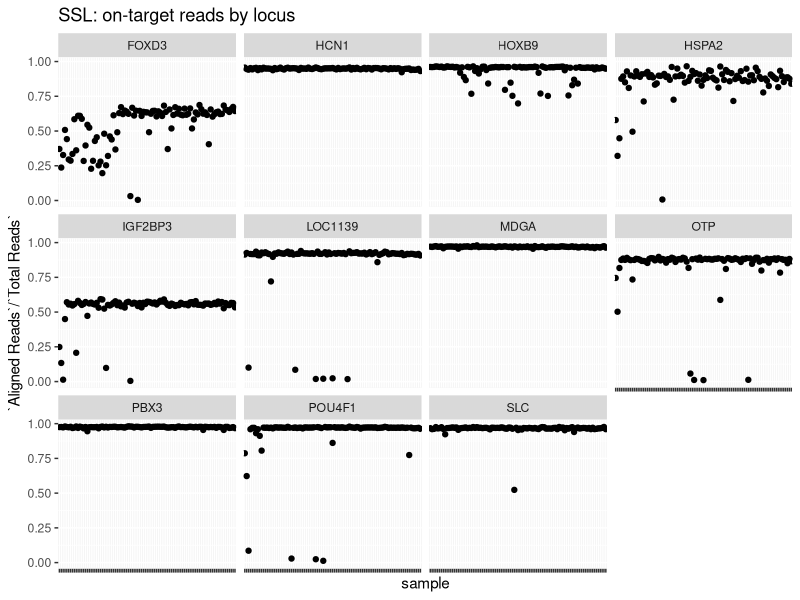
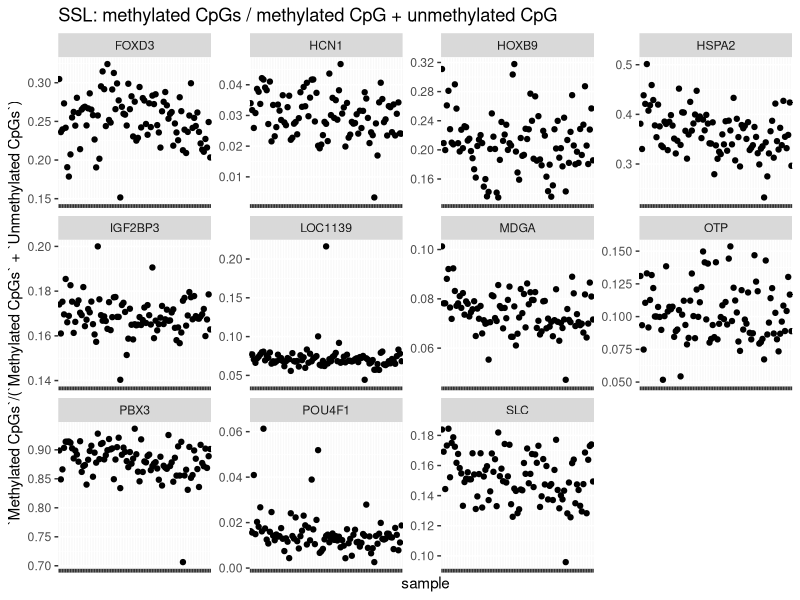
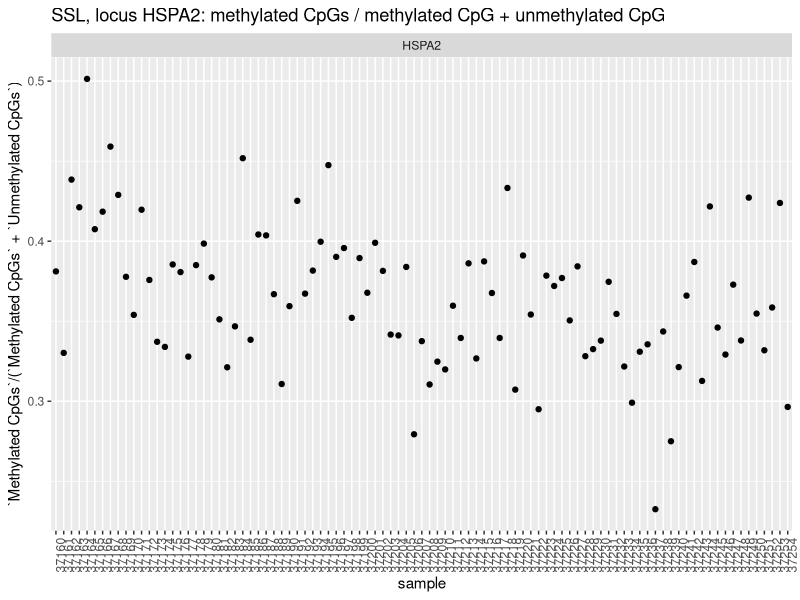
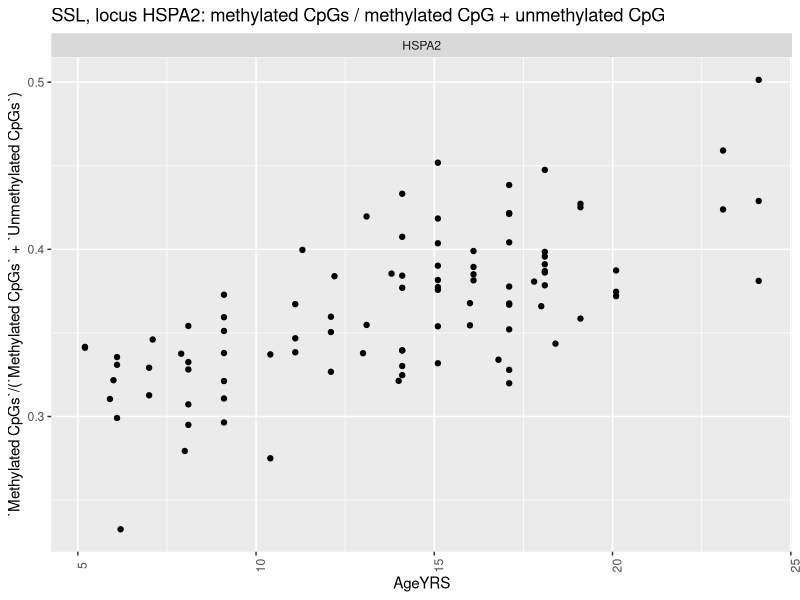
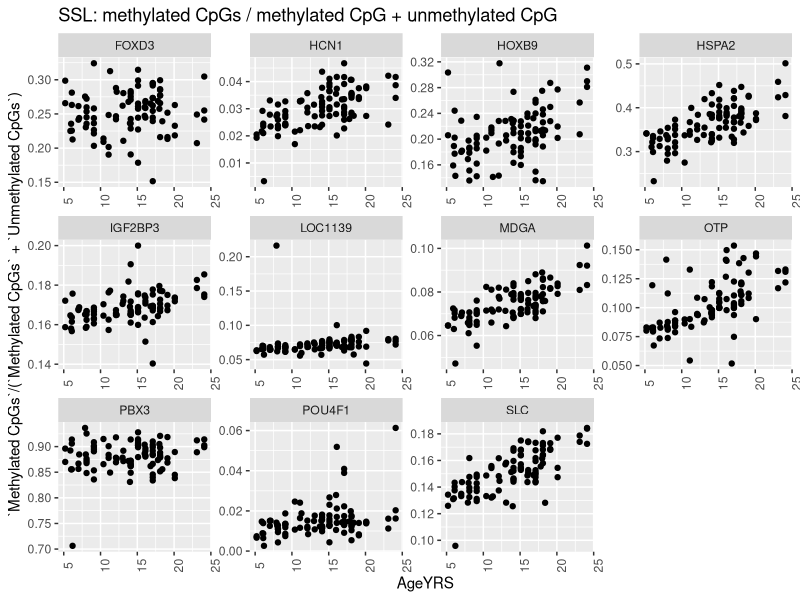
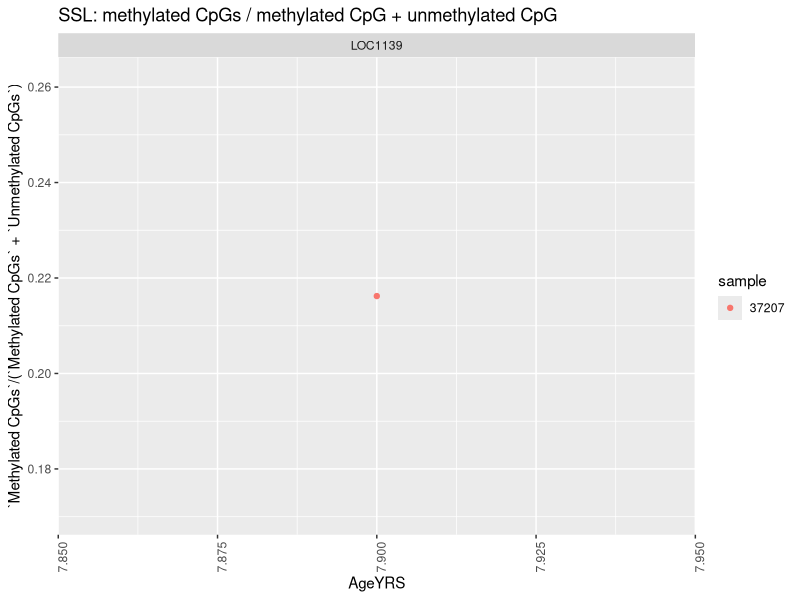
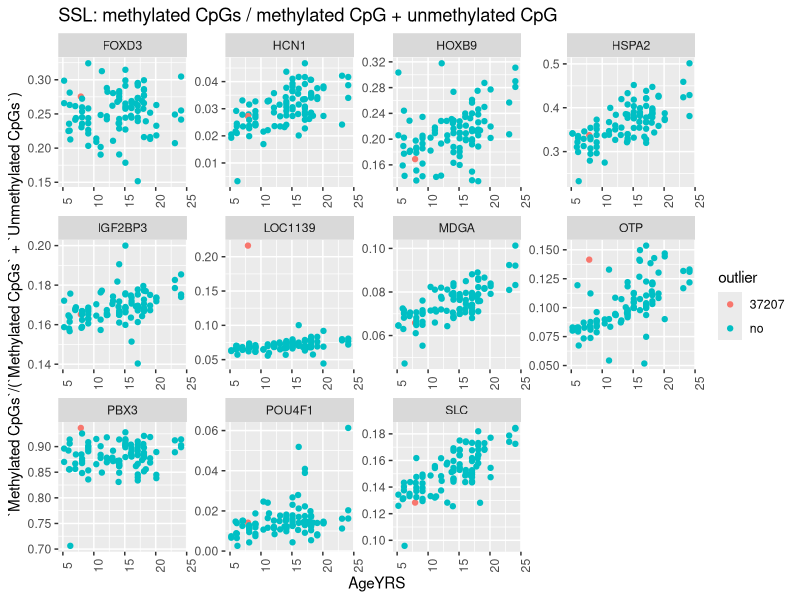
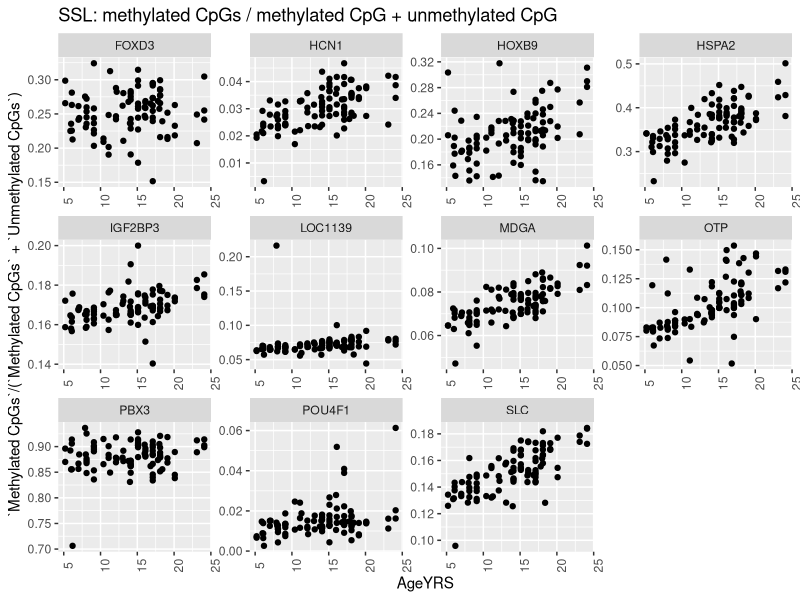

Generate these figures, in order, with R:
## ---- chunk 1
knitr::opts_chunk$set(echo = TRUE)
## ---- chunk 2
library(tidyverse)

metadata <- read_csv("../data/Ejubatus_ABLG_export_20250506.csv") %>%
  mutate(ABLG = as.character(ABLG))

data <- read_csv("../data/locus002_bismark_summary_report.csv")

sample_df <- data %>%
  mutate(File = str_replace(File, "/home/cgumbi/methylation/sea_lion/bismark_output/locus002/alignment/", "")) %>%
  mutate(File = str_replace(File, "_S*_*_L001_R1_trimmed_bismark_bt2_pe.bam", "")) %>%
  separate(File, into = c("sample", "locus")) %>%
  filter(!locus %in% c("S0", "SSL"))
  
## ---- chunk 3
sample_df %>%
  ggplot(aes(x = sample, y = `Aligned Reads`/`Total Reads`)) +
  geom_point() +
  facet_wrap(.~locus) +
  theme(
    axis.text.x = element_blank()
  ) +
  labs(title = "SSL: on-target reads by locus")
  
## ---- chunk 4
sample_df %>%
  ggplot(aes(x = sample, y = `Methylated CpGs`/(`Methylated CpGs` + `Unmethylated CpGs`))) +
  geom_point() +
  facet_wrap(.~locus, scales = "free") +
  theme(
    axis.text.x = element_blank()
  ) +
  labs(title = "SSL: methylated CpGs / methylated CpG + unmethylated CpG")


## ---- chunk 5
sample_df %>%
  filter(locus == "HSPA2") %>%
  ggplot(aes(x = sample, y = `Methylated CpGs`/(`Methylated CpGs` + `Unmethylated CpGs`))) +
  geom_point() +
  facet_wrap(.~locus) +
  theme(
    axis.text.x = element_text(angle = 90)
  ) +
  labs(title = "SSL, locus HSPA2: methylated CpGs / methylated CpG + unmethylated CpG")


## ---- chunk 6
sample_df %>%
  filter(locus == "HSPA2") %>%
  left_join(., metadata, by = c("sample" = "ABLG")) %>%
  ggplot(aes(x = AgeYRS, y = `Methylated CpGs`/(`Methylated CpGs` + `Unmethylated CpGs`))) +
  geom_point() +
  facet_wrap(.~locus) +
  theme(
    axis.text.x = element_text(angle = 90)
  ) +
  labs(title = "SSL, locus HSPA2: methylated CpGs / methylated CpG + unmethylated CpG")

## ---- chunk 7
sample_df %>%
  left_join(., metadata, by = c("sample" = "ABLG")) %>%
  ggplot(aes(x = AgeYRS, y = `Methylated CpGs`/(`Methylated CpGs` + `Unmethylated CpGs`))) +
  geom_point() +
  facet_wrap(.~locus, scales = "free") +
  theme(
    axis.text.x = element_text(angle = 90)
  ) +
  labs(title = "SSL: methylated CpGs / methylated CpG + unmethylated CpG")

ggsave("outputs/Methylated_CpGs_by_locus.png", width = 10, height = 8)
## ---- chunk 8
sample_df %>%
  filter(locus == "LOC1139" & `Methylated CpGs`/(`Methylated CpGs` + `Unmethylated CpGs`) > 0.2) %>%
  left_join(., metadata, by = c("sample" = "ABLG")) %>%
  ggplot(aes(x = AgeYRS, y = `Methylated CpGs`/(`Methylated CpGs` + `Unmethylated CpGs`), color = sample)) +
  geom_point() +
  facet_wrap(.~locus, scales = "free") +
  theme(
    axis.text.x = element_text(angle = 90)
  ) +
  labs(title = "SSL: methylated CpGs / methylated CpG + unmethylated CpG")

## ---- chunk 9
sample_df %>%
  mutate(outlier = ifelse(sample == "37207", "37207", "no")) %>%
  left_join(., metadata, by = c("sample" = "ABLG")) %>%
  ggplot(aes(x = AgeYRS, y = `Methylated CpGs`/(`Methylated CpGs` + `Unmethylated CpGs`), color = outlier)) +
  geom_point() +
  facet_wrap(.~locus, scales = "free") +
  theme(
    axis.text.x = element_text(angle = 90)
  ) +
  labs(title = "SSL: methylated CpGs / methylated CpG + unmethylated CpG")
  
